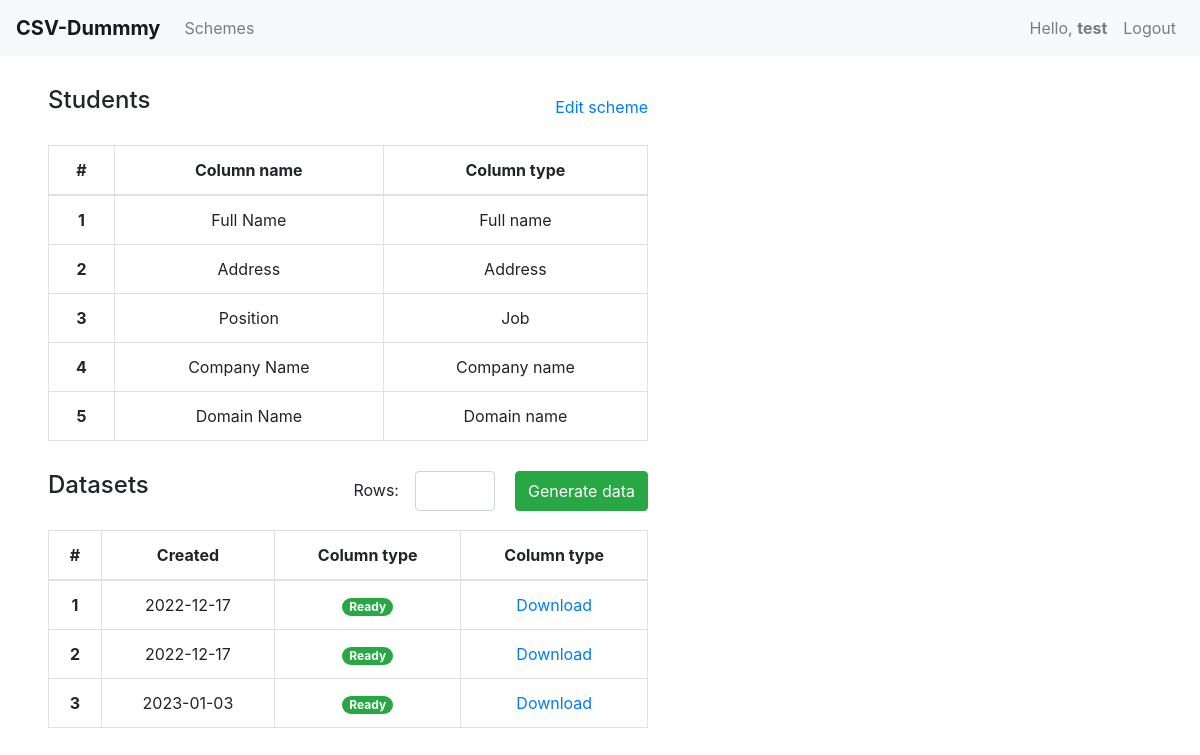
The app's page /scheme/47/ (signed in) with its own data.
### main/models.py (models this page shows, shortened)
class DataScheme(models.Model):
    scheme_id = models.AutoField(primary_key=True)
    modified = models.DateTimeField(auto_now_add=True)
    name = models.CharField(max_length=30)
    user = models.ForeignKey(Users, on_delete=models.CASCADE)

class DataSchemeColumn(models.Model):
    TYPES = (('Full name', 'Full name'), ('Job', 'Job'), ('Domain name', 'Domain name'), ('Company name', 'Company name'), ('Address', 'Address'))
    name = models.CharField(max_length=70)
    datatype = models.CharField(max_length=15, choices=TYPES)
    datascheme = models.ForeignKey(DataScheme, on_delete=models.CASCADE)

### main/views.py (the view)
# urls.py: path('scheme/<int:ID>/', views.viewScheme),
def viewScheme(request: HttpRequest, ID: int) -> HttpResponse:
	if request.session.get('username', 0) == 0:
		return redirect('/login')
	if is_ajax(request):
		rows = request.GET.get('rows', None)
		sleep(2) #To check AJAX request
		if rows is not None:
			rows = int(rows)
			dataset = DataSet(filename=f'scheme_{ID}-rows_{rows}.csv', datascheme=get_object_or_404(DataScheme, scheme_id=ID))
			dataset.save()
			headers = [x.name for x in DataSchemeColumn.objects.filter(datascheme=get_object_or_404(DataScheme, scheme_id=ID))] #Get column names
			datatypes = [x.datatype for x in DataSchemeColumn.objects.filter(datascheme=get_object_or_404(DataScheme, scheme_id=ID))] #Get column datatypes
			with open(f'datasets\scheme_{ID}-rows_{rows}.csv', 'w', newline='') as file:
				csvw = csv.writer(file)
				csvw.writerow(headers)
				for line in range(rows):
					row = []
					for datatype in datatypes:
						if datatype == 'Full name':
							row.append(faker.name())
						if datatype == 'Job':
							row.append(faker.job())
						if datatype == 'Domain name':
							row.append(faker.domain_name())
						if datatype == 'Company name':
							row.append(faker.company())
						if datatype == 'Address':
							row.append(faker.address())
					csvw.writerow(row)
		return HttpResponse(f'scheme_{ID}-rows_{rows}.csv')
	else:
		curScheme = get_object_or_404(DataScheme, scheme_id=ID)
		columns = []
		datasets = []
		cur = 1
		for schemeColumn in list(DataSchemeColumn.objects.filter(datascheme=curScheme)):
			columns.append({'cur': cur, 'name': schemeColumn.name, 'type': schemeColumn.datatype})
			cur += 1
		cur = 1
		for dataset in list(DataSet.objects.filter(datascheme=curScheme)):
			datasets.append({'cur': cur, 'filename': dataset.filename, 'modified': dataset.modified.strftime('%Y-%m-%d')})
			cur += 1
		return render(request, 'main/view-scheme.html', {'now': datetime.now().strftime('%Y-%m-%d'), 'username': request.session['username'], 'columns': columns, 'datasets': datasets, 'scheme_name': curScheme.name, 'scheme_id': curScheme.scheme_id})

### main/views.py (called while the page is built)
def is_ajax(request: HttpRequest) -> bool:
	return request.META.get('HTTP_X_REQUESTED_WITH') == 'XMLHttpRequest'

### main/templates/main/view-scheme.html (shortened to what this page needs)
{% extends 'main/layout.html' %}
{% block content %}
{% load static %}
<link rel="stylesheet" href="{% static 'main/styleDash.css' %}">
<nav class="navbar navbar-expand-md navbar-light bg-light">
    <a class="navbar-brand" href=""><b>CSV-Dummmy</b></a>
    <div class="collapse navbar-collapse" id="navbarNav">
        <ul class="navbar-nav mr-auto">
            <li class="nav-item">
                <a class="nav-link" href="/dashboard">Schemes</a>
            </li>
        </ul>
        <ul class="navbar-nav">
            <li class="nav-item">
                <a class="nav-link">Hello, <b>{{ username }}</b></a>
            </li>
            <li class="nav-item">
                <a class="nav-link" href="/logout">Logout</a>
            </li>
        </ul>
    </div>
</nav>
<div class="schemes2">
    <div style="display: flex; justify-content: space-between">
        <h4 style="margin-bottom: 30px;">{{ scheme_name }}</h4>
        <a style="margin-top: 9px" href="/scheme/{{ scheme_id }}/edit">Edit scheme</a>
    </div>
    <table class="table" style="margin-bottom: 30px">
    <thead>
        <tr>
        <th style="text-align: center;" scope="col">#</th>
        <th style="text-align: center;" scope="col">Column name</th>
        <th style="text-align: center;" scope="col">Column type</th>
        </tr>
    </thead>
    <tbody>
        {% for column in columns %}
        <tr>
            <th style="text-align: center;" scope="row">{{ column.cur }}</th>
            <td style="text-align: center;">{{ column.name }}</td>
            <td style="text-align: center;">{{ column.type }}</td>
        </tr>
        {% endfor %}
    </tbody>
    </table>
    <div style="display: flex; justify-content: space-between">
        <h4 style="margin-bottom: 30px;">Datasets</h4>
        <div style="display: flex">
            <span style="margin-top: 7px;">Rows:</span> &emsp; <input required style="width: 80px; height: 40px" id="rows" name="rows" type="number" min="0" class="form-control">
            <button style="margin-left: 20px; height: 40px" onClick="generate();" type="submit" class="btn btn-success">Generate data</button>
        </div>
    </div>
    <table class="table" style="margin-bottom: 30px">
        <thead>
            <tr>
            <th style="text-align: center;" scope="col">#</th>
            <th style="text-align: center;" scope="col">Created</th>
            <th style="text-align: center;" scope="col">Column type</th>
            <th style="text-align: center;" scope="col">Column type</th>
            </tr>
        </thead>
    <tbody>
        {% for dataset in datasets %}
        <tr>
            <th style="text-align: center;" scope="row">{{ dataset.cur }}</th>
            <td style="text-align: center;">{{ dataset.modified }}</td>
            <td style="text-align: center;">
                <span class="badge badge-pill badge-success">Ready</span>
            </td>
            <td style="text-align: center;"><a href="{% static dataset.filename %}" download>Download</a></td>
        </tr>
        {% endfor %}
    </tbody>
    </table>
</div>
{% endblock %}

### main/static/main/styleDash.css (style rules this page uses)
.navbar { color: #F7F7F9; }
th, td { border: 1px solid #DEE2E6; }
.schemes2 { max-width: 50%; margin-left: 4%; margin-top: 30px; }

### records on screen
DataScheme: name "Students"
DataSchemeColumn: name "Full Name", type "Full name"
DataSchemeColumn: name "Address", type "Address"
DataSchemeColumn: name "Position", type "Job"
DataSchemeColumn: name "Company Name", type "Company name"
DataSchemeColumn: name "Domain Name", type "Domain name"

### other values on screen
{{ username }} "test"
{{ column.cur }} "1" "2" "3" "4" "5"
{{ dataset.cur }} "1" "2" "3"
{{ dataset.modified }} "2022-12-17" "2022-12-17" "2023-01-03"
